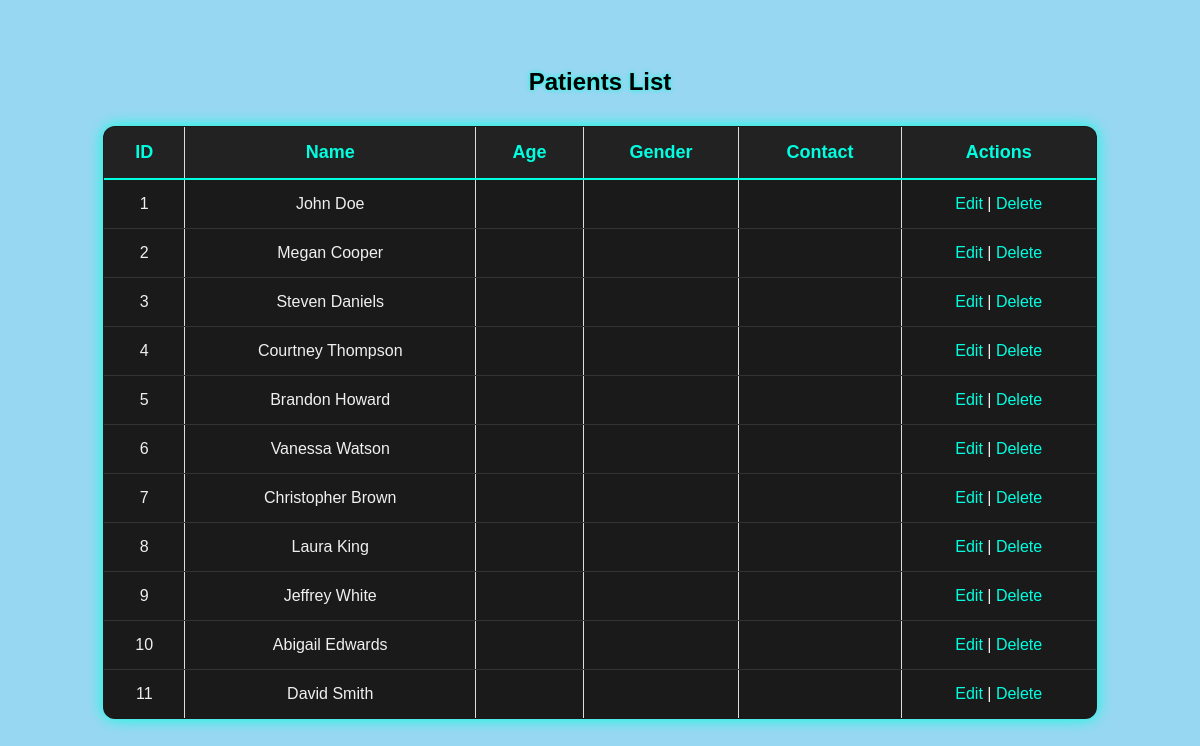
The page /patients/view_patients.php on the database its author committed.
### tables this page shows
CREATE TABLE `patients` (
  `id` int(11) NOT NULL,
  `name` varchar(100) DEFAULT NULL,
  `Age` int(11) NOT NULL,
  `Gender` varchar(10) NOT NULL,
  `phone` varchar(20) DEFAULT NULL
);

### patients/view_patients.php (the view, shortened to what this page needs)
<!DOCTYPE html>
<html>
<head>
</head>
<body>
    <h2>Patients List</h2>
 <table border="1">
    <tr>
        <th>ID</th>
        <th>Name</th>
        <th>Age</th>
        <th>Gender</th>
        <th>Contact</th>
        <th>Actions</th>
    </tr>
    <?php
   $conn = new mysqli("localhost", "root", "", "clinic_db");
    $sql = "SELECT * FROM patients";
    $result = $conn->query($sql);
    while ($row = $result->fetch_assoc()) {
        echo "<tr>";
        echo "<td>".$row['id']."</td>";
        echo "<td>".$row['name']."</td>";
        echo "<td>".$row['age']."</td>";
        echo "<td>".$row['gender']."</td>";
        echo "<td>".$row['contact']."</td>";
        echo "<td>
                <a href='edit_patient.php?id=".$row['id']."'>Edit</a> |
                <a href='delete_patient.php?id=".$row['id']."' onclick=\"return confirm('Are you sure?');\">Delete</a>
              </td>";
        echo "</tr>";
    }
    ?>
</table>
</body>
</html>

### patients/view_patients.php (style rules this page uses)
body { font-family: Arial; background: #f9f9f9; padding: 20px; }
table { border-collapse: collapse; width: 80%; margin: auto; background: white; }
th, td { border: 1px solid #ddd; padding: 12px; text-align: center; }
th { background-color: #4CAF50; color: white; }
h2 { text-align: center; }
body { font-family: Arial; background: #add8e6; padding: 20px; }
body { font-family: 'Orbitron', sans-serif; background-color:rgb(152, 215, 241); color: #fff; padding: 40px; }
h2 { text-align: center; color:rgb(0, 0, 0); text-shadow: 0 0 5px #00ffe1; margin-bottom: 30px; }
table { width: 90%; margin: auto; border-collapse: collapse; background: #1a1a1a; box-shadow: 0 0 15px #00ffe1; border-radius: 12px; overflow: hidden; }
th, td { padding: 15px; text-align: center; border-bottom: 1px solid #333; transition: background 0.3s; }
th { background: #222; color: #00ffe1; font-size: 18px; border-bottom: 2px solid #00ffe1; }
td { color: #f0f0f0; }
a { color: #00ffe1; text-decoration: none; transition: 0.3s; }

### rows shown on the page
patients: id "1", name "John Doe"
patients: id "2", name "Megan Cooper"
patients: id "3", name "Steven Daniels"
patients: id "4", name "Courtney Thompson"
patients: id "5", name "Brandon Howard"
patients: id "6", name "Vanessa Watson"
patients: id "7", name "Christopher Brown"
patients: id "8", name "Laura King"
patients: id "9", name "Jeffrey White"
patients: id "10", name "Abigail Edwards"
patients: id "11", name "David Smith"
